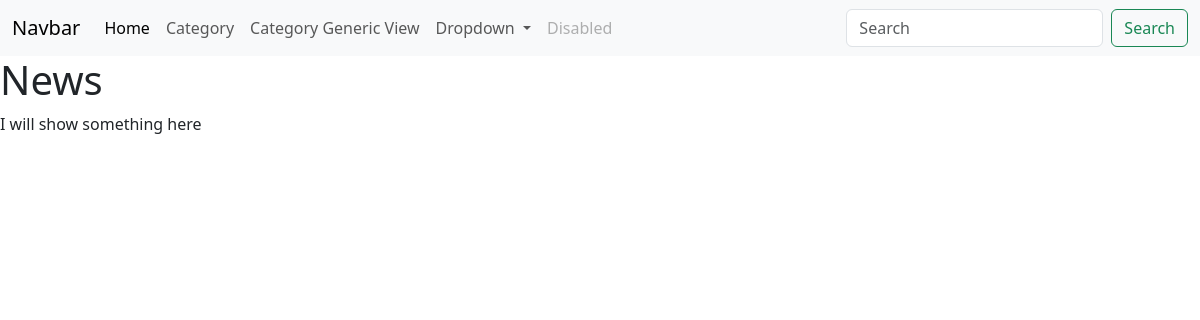
The page /category_detail/3 on the database as committed earlier.
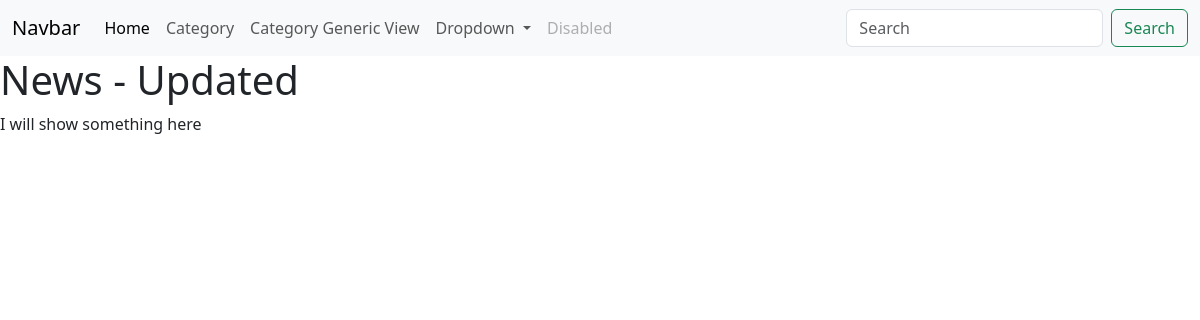
The same page on the database as committed later.
### lesson/models.py (models this page shows, shortened)
class BaseModel(models.Model):
    created_at = models.DateTimeField(auto_now_add=True)
    updated_at = models.DateTimeField(auto_now=True)
    class Meta:
        abstract = True

class Category(BaseModel):
    name = models.CharField(max_length=50)

### lesson/views.py (the view)
# urls.py: path('category_detail/<int:pk>', CategoryDetail.as_view(), name='category_detail'),
class CategoryDetail(DetailView):
    template_name = 'category_detail.html'
    model = Category

### templates/category_detail.html (shortened to what this page needs)
{% extends 'base.html' %}
{% block content %}
    <h1>{{ object.name }}</h1>
    <p>I will show something here</p>
{% endblock %}

Rows that differ between the two databases and show on the page:
changed Category: name "News" → "News - Updated"
